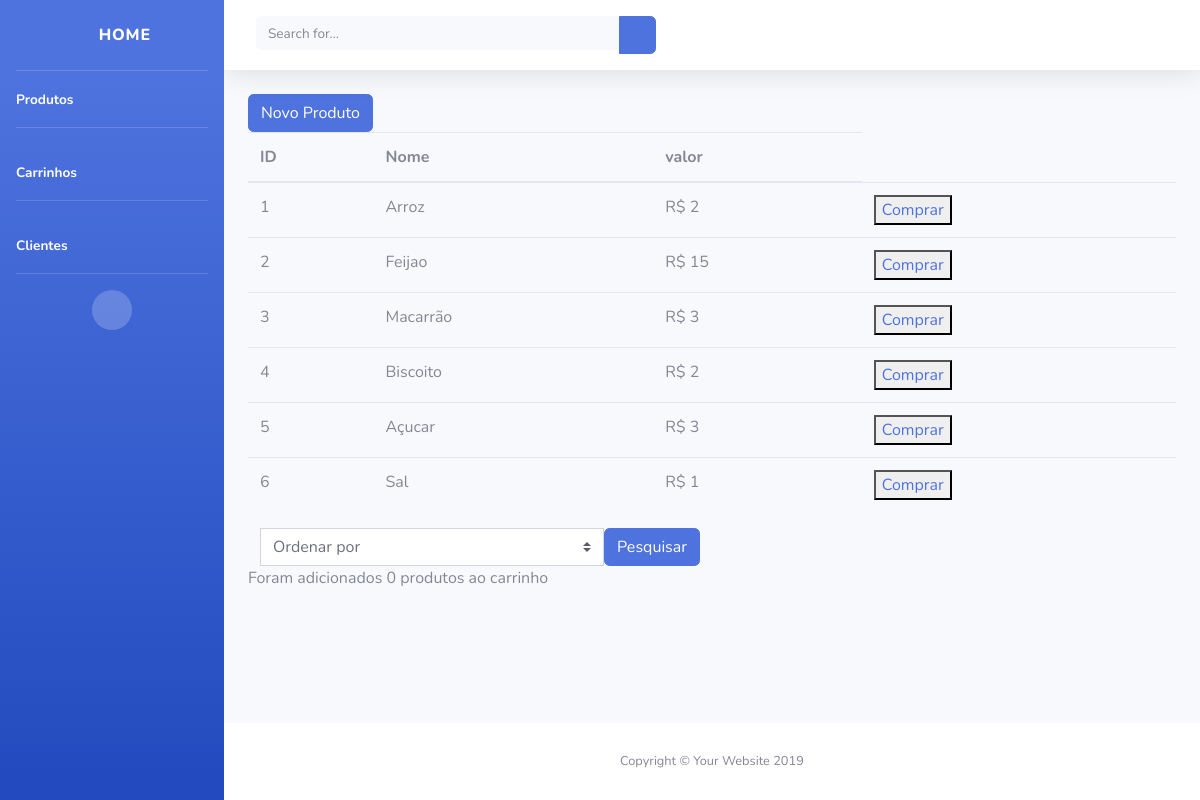
Page /final/products/ on the committed database.
### final/models.py (models this page shows, shortened)
class Product(models.Model):
    name = models.CharField(max_length=50)
    value = models.IntegerField()

### final/views.py (the view)
# urls.py: path('products/', views.product_list),
def product_list(request):
    if (request.method == "POST"):
        search = request.POST.get('order')
        if (search == "name"):
            products = Product.objects.order_by('name')
            return render (request, 'product/list.html', {'products': products})
        elif (search == "smaller"):
            products = Product.objects.order_by('value')
            return render (request, 'product/list.html', {'products': products})
        elif (search == "bigger"):
            products = Product.objects.order_by('-value')
            return render (request, 'product/list.html', {'products': products})
        else:
            products = Product.objects.all()
            return render (request, 'product/list.html', {'products': products})
    else:
        products = Product.objects.all()
        return render (request, 'product/list.html', {'products': products})

### final/templates/product/list.html (shortened to what this page needs)
{% extends 'base.html' %}
{% block conteudo %}
<a href="/final/products/create"><button class="btn btn-primary" type="button">Novo Produto</button></a>
<table class="table">
    <thead>
        <tr>
            <th>ID</th>
            <th>Nome</th>
            <th>valor</th>
        </tr>
    </thead>
    <tbody>
        {% for product in products %}
        <tr>
            <td>{{product.id}}</td>
            <td>{{product.name}}</td>
            <td>R$ {{product.value}}</td>
            <td><button><a href="/final/products/{{product.id}}/cart">Comprar</a></button></td>
        </tr>
        {% endfor %}
    </tbody>
</table>
<div class="col-lg-6">
    <form class="input-group" action="/final/products/" method="post">
        <select name="order" class="custom-select" id="inputGroupSelect04" aria-label="Exemplo de select com botão addon">
            <option selected>Ordenar por</option>
        </select>
        <button class="btn btn-primary" type="submit">Pesquisar</button>
    </form>
</div>
<p>Foram adicionados {{request.session.ss | length }} produtos ao carrinho</p>
{% endblock %}

### rows in the picture
Product: id "1", name "Arroz", value "2"
Product: id "2", name "Feijao", value "15"
Product: id "3", name "Macarrão", value "3"
Product: id "4", name "Biscoito", value "2"
Product: id "5", name "Açucar", value "3"
Product: id "6", name "Sal", value "1"

### other values in the picture
{{ request.session.ss | length }} "0"
